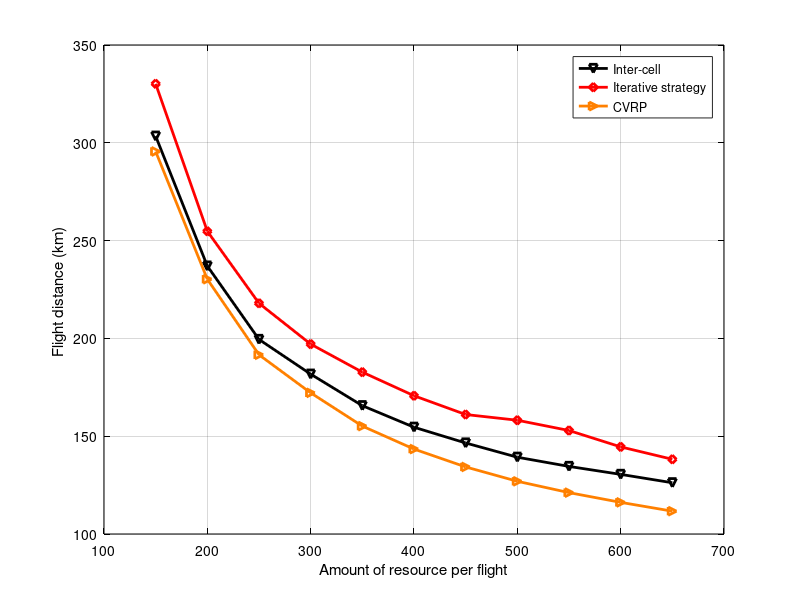

The MATLAB source for this figure: (Note: this script raises an error after producing the figure.)
x = [150 200 250 300 350 400 450 500 550 600 650];
y1 = [323.596	235.003	194.162	171.209	154.345	140.619	132.538	127.937	121.024	112.33	109.78]; % global tsp
% y2 = [328.185	252.817	215.857	196.072	180.672	168.838	160.648	157.033	151.458	142.639	138.498]; % local tsp
y3 = [330.136	254.779	217.944	197.079	182.748	170.689	161.082	158.162	152.91	144.54	138.202]; % iterative
y4 = [303.404	236.999	199.475	181.734	165.605	154.591	146.536	139.258	134.55	130.487	126.202]; % inter-cell
y5 = [341.308	270.471	242.624	222.054	205.281	193.883	185.345	177.353	172.386	161.19	161.22];% GELSGA
y6 = [295.565	230.256	191.627	172.168	155.161	143.418	134.285	126.948	121.154	116.179	111.673];% CVRP
close all;
figure1 = figure;
% Create axes
axes1 = axes('Parent',figure1);
plot(x,y4,'-kv', 'LineWidth',2);
hold on;
grid on;
% plot(x,y2,'-bs', 'LineWidth',2);
plot(x,y3,'-rd', 'LineWidth',2);
% plot(x,y1,'-mo', 'LineWidth',2);
% plot(x,y5,'-x','Color',[0 0.4 0], 'LineWidth',2);
plot(x,y6,'->','Color',[1 0.5 0], 'LineWidth',2);
xlabel('Amount of resource per flight');
ylabel('Flight distance (km) ');
legend('Inter-cell','Iterative strategy','CVRP');
set(axes1,'XColor',[0 0 0],'YColor',[0 0 0]);
ytickformat('%,4.4g');
xtickformat('%,4.4g');
xticks([150 200 250 300 350 400 450 500 550 600 650]);
xlim([150 650]);
hold off;